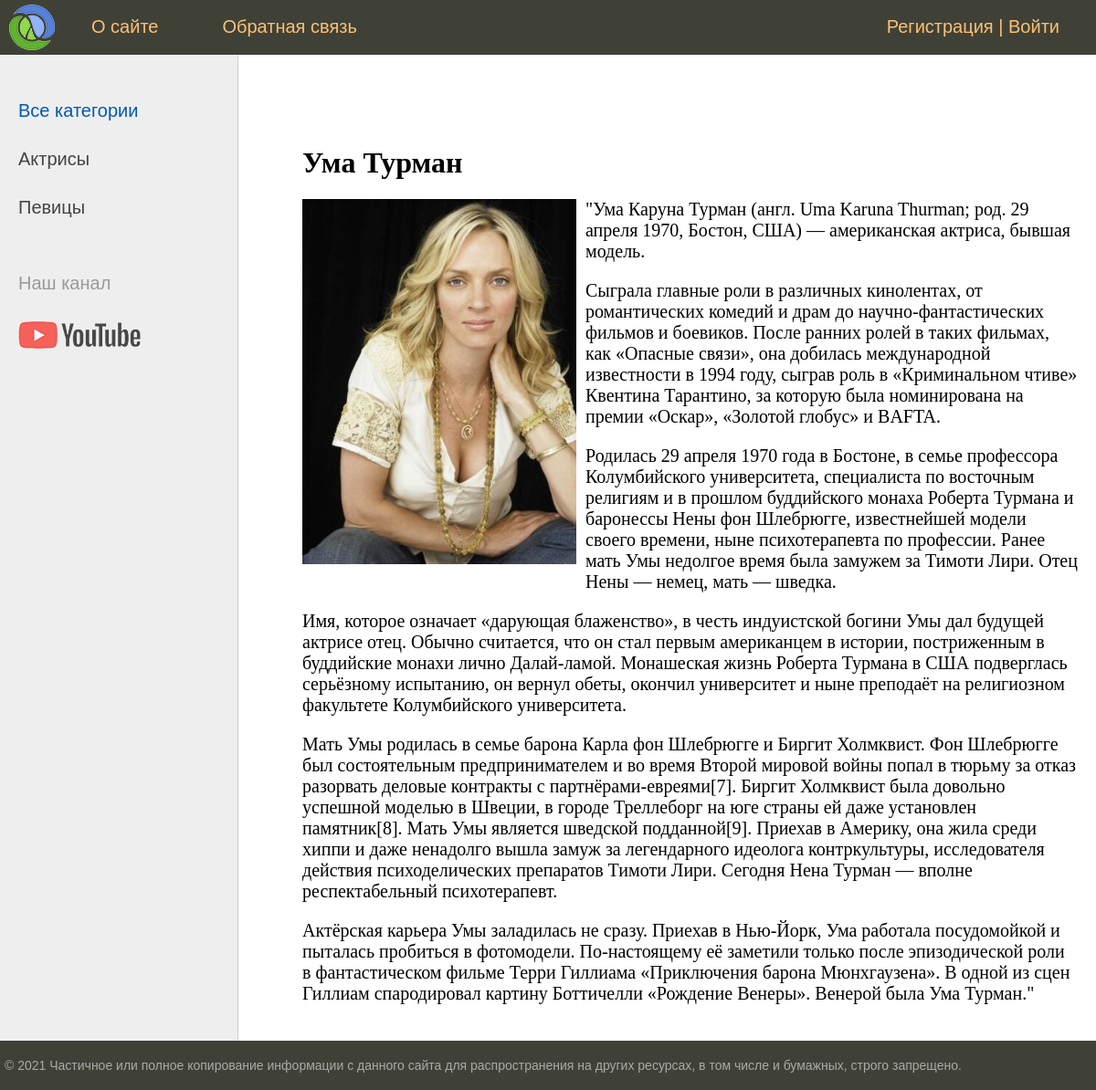
Screenshot of /post/uma-turman with the database file from the repository.
### women/models.py (models this page shows, shortened)
class Category(models.Model):
    name = models.CharField(max_length=100, db_index=True, verbose_name='Название категории')
    slug = models.SlugField(max_length=255, unique=True, db_index=True, verbose_name='URL')
    def get_absolute_url(self):
        return reverse('category', kwargs={'cat_slug': self.slug})
    class Meta:
        verbose_name = 'Категория'
        verbose_name_plural = 'Категории'
        ordering = ['id']

class Women(models.Model):
    title = models.CharField(max_length=255, verbose_name='Заголовок')
    slug = models.SlugField(max_length=255, unique=True, db_index=True, verbose_name='URL')
    content = models.TextField(blank=True, verbose_name='Текст статьи')
    cat = models.ForeignKey('Category', on_delete=models.PROTECT, verbose_name='Категория')
    photo = models.ImageField(upload_to="photos/%Y/%m/%d", verbose_name='Фото', blank=True)
    time_create = models.DateTimeField(auto_now_add=True, verbose_name='Время создания')
    time_update = models.DateTimeField(auto_now=True, verbose_name='Время изменения')
    is_published = models.BooleanField(default=True, verbose_name='Публикация')
    def __str__(self):
        return self.title
    class Meta:
        verbose_name = 'Известная женщина'
        verbose_name_plural = 'Известные женщины'
        ordering = ['-time_create', 'title']

### women/views.py (the view)
# urls.py: path('post/<slug:post_slug>', ShowPost.as_view(), name='post'),
class ShowPost(DataMixin, DetailView):
    model = Women
    template_name = 'women/post.html'
    slug_url_kwarg = 'post_slug'
    context_object_name = 'post'
    def get_context_data(self, *, object_list=None, **kwargs):
        context = super().get_context_data(**kwargs)
        c_def = self.get_user_context(title=context['post'])
        context = dict(list(context.items()) + list(c_def.items()))
        return context

### women/utils.py (called while the page is built)
    def get_user_context(self, **kwargs):
        context = kwargs
        cats = Category.objects.all()
        context['cats'] = cats
        user_menu = menu.copy()
        if not self.request.user.is_authenticated:
            user_menu.pop(1)
        context['menu'] = user_menu
        if 'cat_selected' not in context:
            context['cat_selected'] = 0
        return context

### women/templates/women/post.html
{% extends 'women/base.html' %}
{% block content %}
<h1>{{ post.title }}</h1>
{% if post.photo %}
<p><img src="{{post.photo.url}}" class="img-article-left"></p>
{% endif %}
{{ post.content|linebreaks }}
{% endblock %}

### women/templates/women/base.html (shortened to what this page needs)
{% load static %}
{% load women_tags %}
<!DOCTYPE html>
<html>
<head>
    <link type="text/css" href="{% static 'women/css/styles.css' %}" rel="stylesheet"/>
</head>
<body>
<table class="table-page" border=0 cellpadding="0" cellspacing="0">
    <tr>
        <td valign=top>
            <div class="header">
                <ul id="mainmenu" class="mainmenu">
                    <li class="logo"><a href="{% url 'home' %}">
                        <div class="logo"></div>
                    </a></li>
                    {% for m in menu %}
                    <li><a href="{% url m.url_name %}">{{m.title}}</a></li>
                    {% endfor %}
                    {% if request.user.is_authenticated %}
                    <li class="last">{{ user.username }} | <a href="{% url 'logout' %}">Выйти</a></li>
                    {% else %}
                    <li class="last"><a href="{% url 'register' %}">Регистрация</a> | <a href="{% url 'login' %}">Войти</a></li>
                    {% endif %}
                </ul>
            </div>
            <table class="table-content" border=0 cellpadding="0" cellspacing="0">
                <tr>
                    {% load cache %}
                    <td valign="top" class="left-chapters">
                        <ul id="leftchapters">
                            {% cache 60 sidebar %}
                            {% if cat_selected == 0 %}
                            <li class="selected">Все категории</li>
                            {% else %}
                            <li><a href="{% url 'home' %}">Все категории</a></li>
                            {% endif %}
                            {% for c in cats %}
                            {% if c.pk == cat_selected %}
                            <li class="selected">{{c.name}}</li>
                            {% else %}
                            <li><a href="{{c.get_absolute_url}}">{{c.name}}</a></li>
                            {% endif %}
                            {% endfor %}
                            {% endcache %}
                            <li class="share">
                                <p>Наш канал</p>
                                <a class="share-yt"
                                   href="https://www.youtube.com/channel/UClJzWfGWuGJL2t-3dYKcHTA/playlists"
                                   target="_blank" rel="nofollow"></a>
                            </li>
                        </ul>
                    </td>
                    <td valign="top" class="content">
                        <div class="content-text">
                            {% block content %}
                            {% endblock %}
                        </div>
                    </td>
                </tr>
            </table>
        </td>
    </tr>
    <tr>
        <td valign=top>
            <div id="footer">
                <p>&copy; 2021 Частичное или полное копирование информации с данного сайта для распространения на других
                    ресурсах, в том числе и бумажных, строго запрещено.</p>
            </div>
        </td>
    </tr>
</table>
</body>
</html>

### women/static/women/css/styles.css (style rules this page uses)
html, body { font-family: 'Arial'; margin: 0; padding: 0; height: 100%; width: 100%; color: #444; }
a { color: #0059b2; text-decoration: none; }
img { max-width: 600px; height: auto; }
img.img-article-left { max-width: 300px; height: auto; float: left; padding: 0 10px 10px 0; }
.table-page { width: 100%; height: 100%; vertical-align: top; }
.table-page tr { height: 100%; }
.header { background: #3F4137; height: 60px; }
.logo { background: url('../images/logo.png') no-repeat 10px 5px; width: 70px; height: 60px; }
ul.mainmenu { list-style: none; margin: 0; padding: 0; height: 60px; color: #fdc073; font-size: 20px; overflow: hidden; }
ul.mainmenu li { float: left; margin: 18px 40px 0 30px; }
ul.mainmenu li.logo { margin: 0; }
ul.mainmenu li.last { float: right; }
ul.mainmenu li a { color: #fdc073; text-decoration: none; }
.table-content { width: 100%; min-height: 100%; height: 100%; }
.left-chapters { margin: 0; background: #eee; border-right: 1px solid #ccc; min-height: 100%; }
.left-chapters ul { width: 230px; min-height: 100%; margin: 0; padding: 20px 10px 10px 20px; list-style: none; font-size: 20px; }
.left-chapters ul li { margin: 30px 0 0 0; color: #999; }
.left-chapters ul li.selected { color: #0059b2; }
.left-chapters ul li a { color: #444; text-decoration: none; }
.left-chapters ul li.share { margin: 60px 0 0 0; }
.left-chapters ul li.share p { margin: 30px 0 30px 0; }
.left-chapters ul li.share a { display: inline-block; width: 40px; height: 40px; margin: 0 20px 0 0; }
.left-chapters ul li.share a.share-yt { width: 100%; height: 30px; background: url('../images/share_yt.png') no-repeat 0 0 }
.content { padding: 40px 20px 20px 40px; width: 100%; box-sizing: border-box; }
.content-text { margin: 60px 0 0 30px; color: #000; font-size: 20px; font-family: Yandex Sans Display Light; }
.content-text h1 { font-size: 32px; }
#footer { box-sizing: border-box; background: #3F4137; padding: 5px; color: #aaa; font-size: 14px; font-family: Verdana, Geneva, Arial, Helvetica; text-align: left; overflow: hidden; }

### rows the page displays
Category: name "Актрисы"
Category: name "Певицы"
Women: title "Ума Турман", photo (picture), content "\"Ума Каруна Турман (англ. Uma Karuna Thurman; род. 29 апреля 1970, Бостон, США) — американская актриса, бывшая модель. Сыграла главные роли в различных кинолентах, от романтических комедий и драм до научно-фантастических фильмов и боевиков. После ранних ролей в таких фильмах, как «Опасные связи», она добилась международной известности в 1994 году, сыграв роль в «Криминальном чтиве» Квентина Тарантино, за которую была номинирована на премии «Оскар», «Золотой глобус» и BAFTA. Родилась 29 апреля 1970 года в Бостоне, в семье профессора Колумбийского университета, специалиста по восточным религиям и в прошлом буддийского монаха Роберта Турмана и баронессы Нены фон Шлебрюгге, известнейшей модели…"

### other values shown
{{ m.title }} "О сайте" "Обратная связь"
